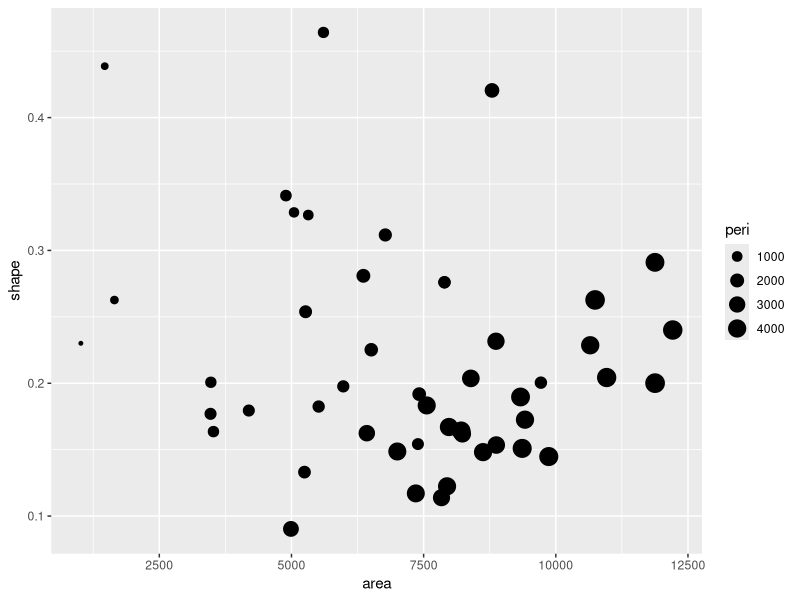

Here is the R script that generated this plot:
## ---- chunk 1
library(datasets)
library(dplyr)
library(ggplot2)
ggplot(data = rock, aes( x = area, y = shape, size = peri)) + 
  geom_point() 
